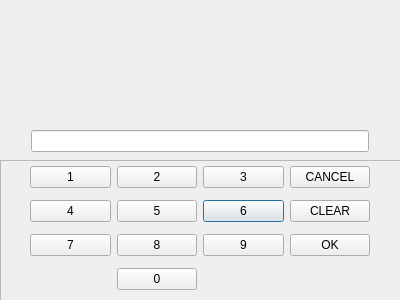
<?xml version="1.0" encoding="UTF-8"?>
<ui version="4.0">
 <class>Pin</class>
 <widget class="QDialog" name="Pin">
  <property name="geometry">
   <rect>
    <x>0</x>
    <y>0</y>
    <width>400</width>
    <height>300</height>
   </rect>
  </property>
  <property name="windowTitle">
   <string>Dialog</string>
  </property>
  <widget class="QLabel" name="labelStatus">
   <property name="geometry">
    <rect>
     <x>30</x>
     <y>30</y>
     <width>340</width>
     <height>61</height>
    </rect>
   </property>
   <property name="font">
    <font>
     <pointsize>12</pointsize>
     <weight>75</weight>
     <bold>true</bold>
    </font>
   </property>
   <property name="text">
    <string/>
   </property>
   <property name="alignment">
    <set>Qt::AlignLeading|Qt::AlignLeft|Qt::AlignVCenter</set>
   </property>
  </widget>
  <widget class="QLineEdit" name="lineEditPin">
   <property name="geometry">
    <rect>
     <x>31</x>
     <y>130</y>
     <width>338</width>
     <height>22</height>
    </rect>
   </property>
   <property name="echoMode">
    <enum>QLineEdit::Password</enum>
   </property>
  </widget>
  <widget class="QFrame" name="frame">
   <property name="geometry">
    <rect>
     <x>0</x>
     <y>160</y>
     <width>401</width>
     <height>141</height>
    </rect>
   </property>
   <property name="frameShape">
    <enum>QFrame::StyledPanel</enum>
   </property>
   <property name="frameShadow">
    <enum>QFrame::Raised</enum>
   </property>
   <widget class="QWidget" name="layoutWidget">
    <property name="geometry">
     <rect>
      <x>30</x>
      <y>0</y>
      <width>340</width>
      <height>136</height>
     </rect>
    </property>
    <layout class="QGridLayout" name="gridLayout">
     <item row="2" column="2">
      <widget class="QPushButton" name="pushButton_6">
       <property name="text">
        <string>6</string>
       </property>
      </widget>
     </item>
     <item row="2" column="0">
      <widget class="QPushButton" name="pushButton_4">
       <property name="text">
        <string>4</string>
       </property>
      </widget>
     </item>
     <item row="1" column="2">
      <widget class="QPushButton" name="pushButton_3">
       <property name="text">
        <string>3</string>
       </property>
      </widget>
     </item>
     <item row="1" column="3">
      <widget class="QPushButton" name="pushButton_Cancel">
       <property name="text">
        <string>CANCEL</string>
       </property>
      </widget>
     </item>
     <item row="3" column="0">
      <widget class="QPushButton" name="pushButton_7">
       <property name="text">
        <string>7</string>
       </property>
      </widget>
     </item>
     <item row="2" column="3">
      <widget class="QPushButton" name="pushButton_Clear">
       <property name="text">
        <string>CLEAR</string>
       </property>
      </widget>
     </item>
     <item row="3" column="2">
      <widget class="QPushButton" name="pushButton_9">
       <property name="text">
        <string>9</string>
       </property>
      </widget>
     </item>
     <item row="3" column="1">
      <widget class="QPushButton" name="pushButton_8">
       <property name="text">
        <string>8</string>
       </property>
      </widget>
     </item>
     <item row="4" column="1">
      <widget class="QPushButton" name="pushButton_0">
       <property name="text">
        <string>0</string>
       </property>
      </widget>
     </item>
     <item row="2" column="1">
      <widget class="QPushButton" name="pushButton_5">
       <property name="text">
        <string>5</string>
       </property>
      </widget>
     </item>
     <item row="3" column="3">
      <widget class="QPushButton" name="pushButton_OK">
       <property name="text">
        <string>OK</string>
       </property>
      </widget>
     </item>
     <item row="1" column="0">
      <widget class="QPushButton" name="pushButton_1">
       <property name="text">
        <string>1</string>
       </property>
      </widget>
     </item>
     <item row="1" column="1">
      <widget class="QPushButton" name="pushButton_2">
       <property name="text">
        <string>2</string>
       </property>
      </widget>
     </item>
    </layout>
   </widget>
  </widget>
 </widget>
 <resources/>
 <connections/>
</ui>
